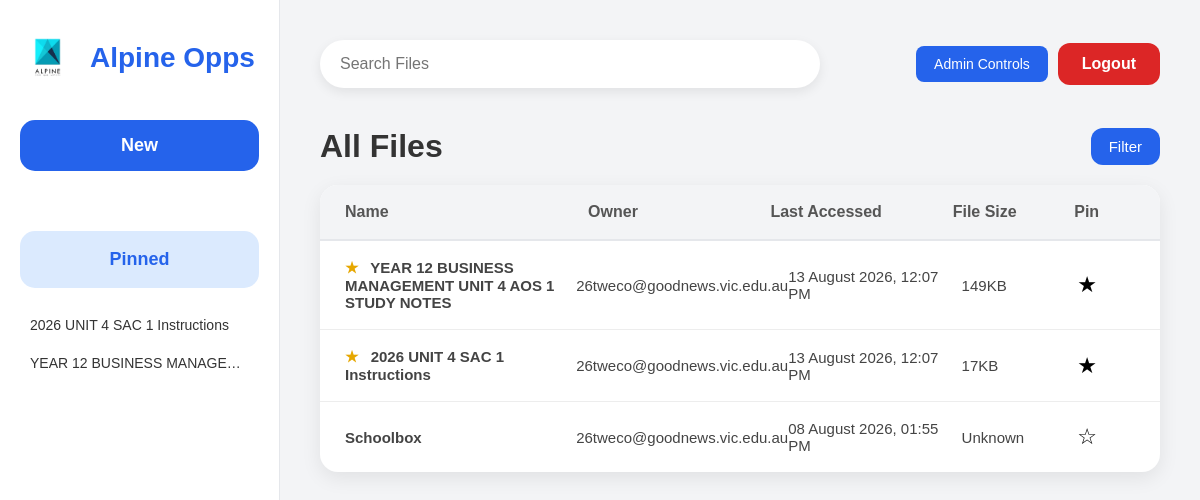
Page /dashboard (signed in) on the earlier database version.
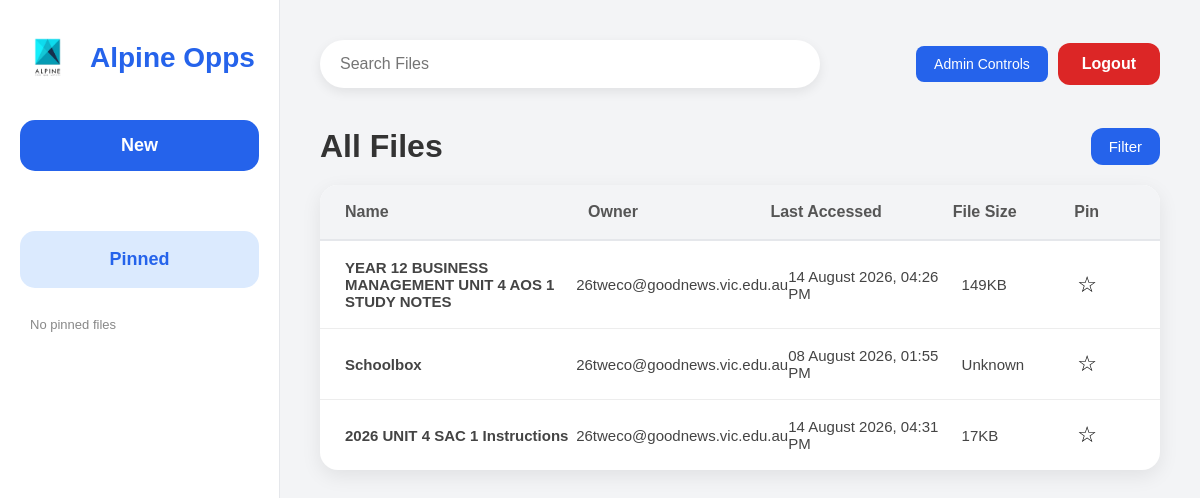
Same page on the later database version.
### tables this page shows
CREATE TABLE Files (

        FileID INTEGER PRIMARY KEY AUTOINCREMENT,

        FileName TEXT NOT NULL,

        FileType TEXT NOT NULL,

        FileURL TEXT NOT NULL,

        FileOwner TEXT NOT NULL,

        LastAccessed TEXT NOT NULL,

        FileSize TEXT,

        IsPinned INTEGER DEFAULT 0

    );

### app.py (the view)
@app.route("/dashboard")
def dashboard():
    if "email" not in session:
        return redirect(url_for("login_page"))
    connection = sqlite3.connect(DATABASE)
    connection.row_factory = sqlite3.Row
    cursor = connection.cursor()
    cursor.execute("""
        SELECT *
        FROM Files
        ORDER BY IsPinned DESC, FileID DESC
    """)
    files = cursor.fetchall()
    cursor.execute("""
        SELECT *
        FROM Files
        WHERE IsPinned = 1
        ORDER BY FileName
    """)
    pinned_files = cursor.fetchall()
    connection.close()
    return render_template(
        "dashboard.html",
        files=files,
        pinned_files=pinned_files
    )

### templates/dashboard.html (shortened to what this page needs)
<!DOCTYPE html>
<html lang="en">
<head>
    <link
        rel="stylesheet"
        href="{{ url_for('static', filename='css/dashboard.css') }}"
    >
</head>
<body>
<div class="container">
    <aside class="sidebar">
        <div class="logo">
            <img
                src="{{ url_for('static', filename='images/logo.png') }}"
                alt="Logo"
            >
            <h2>Alpine Opps</h2>
        </div>
        <form action="{{ url_for('newfile') }}" method="GET">
            <button type="submit" class="new-btn">
                New
            </button>
        </form>
        <div class="pinned-section">
            <h3 class="pinned-title">Pinned</h3>
            {% if pinned_files %}
                {% for file in pinned_files %}
                    <a
                        class="pinned-file"
                        href="{{ url_for('open_file', file_id=file['FileID']) }}"
                        target="_blank"
                    >
                        {{ file["FileName"] }}
                    </a>
                {% endfor %}
            {% else %}
                <p class="no-pinned-files">
                    No pinned files
                </p>
            {% endif %}
        </div>
    </aside>
    <main class="main-content">
        <header class="topbar">
            <div class="search-box">
                <input
                    type="text"
                    id="searchInput"
                    placeholder="Search Files"
                    autocomplete="off"
                >
            </div>
            <div class="account-buttons">
                {% if session.get("role") == "Admin" %}
                    <a
                        href="{{ url_for('admin') }}"
                        class="admin-btn"
                    >
                        Admin Controls
                    </a>
                {% endif %}
                <a
                    href="{{ url_for('logout') }}"
                    class="logout-btn"
                >
                    Logout
                </a>
            </div>
        </header>
        <section class="files-header">
            <h1>All Files</h1>
            <div class="filter-container">
                <button
                    class="filter-btn"
                    id="filterButton"
                    type="button"
                >
                    Filter
                </button>
            </div>
        </section>
        <section class="file-table">
            <div class="table-head">
                <div>Name</div>
                <div>Owner</div>
                <div>Last Accessed</div>
                <div>File Size</div>
                <div>Pin</div>
            </div>
            {% for file in files %}
                <div
                    class="table-row"
                    data-file-type="{{ file['FileType'] | lower }}"
                    data-owner="{{ file['FileOwner'] | lower }}"
                    data-pinned="{{ file['IsPinned'] }}"
                    onclick="window.open('{{ url_for('open_file', file_id=file['FileID']) }}', '_blank')"
                    tabindex="0"
                    role="button"
                    onkeydown="if(event.key==='Enter' || event.key===' '){
                    event.preventDefault();
                    window.open('{{ url_for('open_file', file_id=file['FileID']) }}', '_blank');
                    }" >
                    <div class="file-name">
                        {% if file["IsPinned"] == 1 %}
                            <span class="pin-icon">★</span>
                        {% endif %}
                        {{ file["FileName"] }}
                    </div>
                    <div>
                        {{ file["FileOwner"] }}
                    </div>
                    <div>
                        {{ file["LastAccessed"] }}
                    </div>
                    <div>
                        {{ file["FileSize"] }}
                    </div>
                <form
                    action="{{ url_for('toggle_pin', file_id=file['FileID']) }}"
                    method="POST"
                    class="pin-form"
                    onclick="event.stopPropagation();"
                >
                    <button
                        type="submit"
                        class="pin-button"
                    >
                        {% if file["IsPinned"] == 1 %}
                            ★
                        {% else %}
                            ☆
                        {% endif %}
                    </button>
                </form>
                </div>
        {% else %}
            <div class="empty-files">
                No files are currently available.
            </div>
        {% endfor %}
    </section>
</body>
</html>

### static/css/dashboard.css (style rules this page uses)
* { margin:0; padding:0; box-sizing:border-box; font-family:Arial, Helvetica, sans-serif; }
body { background:#f3f4f6; color:#333; }
.container { display:flex; height:100vh; }
.sidebar { width:280px; background:#ffffff; border-right:1px solid #e5e7eb; padding:30px 20px; display:flex; flex-direction:column; }
.pinned-title { text-align: center; font-size: 18px; font-weight: bold; color: #2563eb; background-color: #dbeafe; padding: 18px; border-radius: 15px; margin: 0 0 20px 0; }
.pinned-section { margin-top: 30px; }
.no-pinned-files { font-size: 13px; color: #888; padding: 9px 10px; }
.pin-button { border: none; background: none; outline: none; padding: 0; font-size: 22px; cursor: pointer; }
.logo { display:flex; align-items:center; gap:15px; margin-bottom:35px; }
.logo img { width:55px; }
.logo h2 { font-size:28px; color:#2563eb; }
.new-btn { width:100%; padding:15px; border:none; border-radius:15px; background:#2563eb; color:white; font-size:18px; font-weight:bold; cursor:pointer; margin-bottom:30px; transition:.2s; }
.main-content { flex:1; padding:40px; }
.topbar { display:flex; justify-content:space-between; align-items:center; margin-bottom:40px; }
.search-box { width:500px; }
.search-box input { width:100%; padding:15px 20px; border:none; border-radius:30px; background:white; font-size:16px; outline:none; box-shadow:0 4px 12px rgba(0,0,0,.08); }
.logout-btn { text-decoration:none; background:#dc2626; color:white; padding:12px 24px; border-radius:12px; font-weight:bold; transition:.2s; }
.files-header { display:flex; justify-content:space-between; align-items:center; margin-bottom:25px; }
.files-header h1 { font-size:34px; font-weight:600; }
.filter-btn { background:#2563eb; color:white; border:none; border-radius:12px; padding:12px 24px; font-size:15px; cursor:pointer; transition:.2s; }
.file-table { background:white; border-radius:18px; overflow:hidden; box-shadow:0 8px 20px rgba(0,0,0,.08); }
.table-head { display:grid; grid-template-columns:2.2fr 1.5fr 1.4fr 0.8fr 60px; background:#f8fafc; padding:20px 30px; font-weight:bold; color:#666; border-bottom:2px solid #e5e7eb; }
.table-row { display:grid; grid-template-columns:2.2fr 1.5fr 1.4fr 0.8fr 60px; padding:20px 30px; border-bottom:1px solid #f1f1f1; transition:.2s; }
.table-row:last-child { border-bottom:none; }
.table-row div:first-child { font-weight:600; }
.files-header { display:flex; justify-content:space-between; align-items:center; margin-bottom:20px; }
.files-header h1 { font-size:32px; color:#333; font-weight:600; }
.filter-btn { display:flex; align-items:center; gap:8px; padding:10px 18px; border:none; border-radius:12px; background:#2563eb; color:white; cursor:pointer; font-size:15px; transition:.2s; }
.file-table { background:white; border-radius:18px; overflow:hidden; box-shadow:0 6px 20px rgba(0,0,0,.08); }
.table-head { display:grid; grid-template-columns: 2fr 1.5fr 1.5fr 1fr 0.5fr; background:#f3f4f6; padding:18px 25px; font-weight:bold; color:#555; border-bottom:2px solid #e5e7eb; }
.table-row { display:grid; grid-template-columns: 2fr 1.5fr 1.5fr 1fr 0.5fr; padding:18px 25px; align-items:center; border-bottom:1px solid #ededed; transition:.2s; font-size:15px; }
.table-row div { color:#444; }
.search-box { position: relative; }
.filter-container { position: relative; }
.filter-btn { cursor: pointer; }
.account-buttons { display: flex; align-items: center; gap: 10px; }
.admin-btn { padding: 10px 18px; background-color: #2563eb; color: white; text-decoration: none; border-radius: 8px; font-size: 14px; }

Differences in the rows shown:
no longer on one of the page's lists (row edited): Files: FileName "YEAR 12 BUSINESS MANAGE…"
no longer on one of the page's lists (row edited): Files: FileName "2026 UNIT 4 SAC 1 Instructions"
changed Files "YEAR 12 BUSINESS MANAGEMENT UNIT 4 AOS 1 STUDY NOTES": LastAccessed "13 August 2026, 12:07 PM" → "14 August 2026, 04:26 PM"; IsPinned "★ ★" → "☆"
shown differently, row unchanged: Files "Schoolbox": moves up the list
changed Files "17KB": LastAccessed "13 August 2026, 12:07 PM" → "14 August 2026, 04:31 PM"; IsPinned "★ ★" → "☆"
Other differences:
text now shown: "No pinned files"
